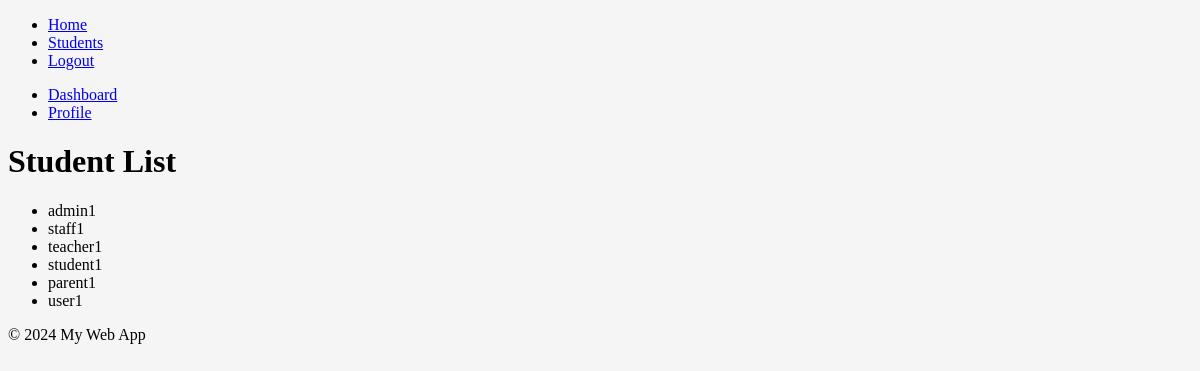
Page /core/list/ on the earlier database version.
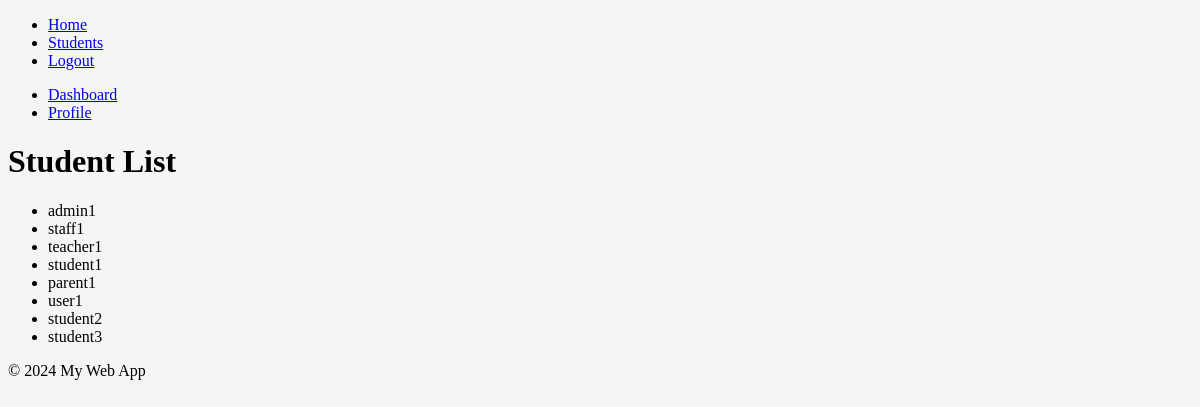
Same page on the later database version.
### users/models.py (models this page shows, shortened)
class CustomUser(AbstractUser):
    ROLE_CHOICES = [
        ('admin', 'Admin'),
        ('staff', 'Staff'),
        ('teacher', 'Teacher'),
        ('student', 'Student'),
        ('parent', 'Parent'),
    ]
    GENDER_CHOICES = [
        ('male', 'Male'),
        ('female', 'Female'),
        ('other', 'Other'),
    ]
    RELIGION_CHOICES = [
        ('islam', 'Islam'),
        ('christianity', 'Christianity'),
        ('hinduism', 'Hinduism'),
        ('buddhism', 'Buddhism'),
        ('none', 'None'),
        ('other', 'Other'),
    ]
    USERNAME_FIELD = 'username'
    role = models.CharField(max_length=10, choices=ROLE_CHOICES)
    nrc_no = models.CharField(max_length=50, blank=True, null=True)  # NRC/ID number
    gender = models.CharField(max_length=10, choices=GENDER_CHOICES, blank=True, null=True)
    religion = models.CharField(max_length=20, choices=RELIGION_CHOICES, blank=True, null=True)
    phone_number = models.CharField(max_length=15, blank=True, null=True)
    address = models.TextField(blank=True, null=True)  # Physical address
    email = models.EmailField(blank=True, null=True)  # Overriding or additional
    date_of_birth = models.DateField(blank=True, null=True)
    groups = models.ManyToManyField(
        Group,
        related_name='customuser_groups',  # Custom related_name to resolve the clash
        blank=True,
        help_text='The groups this user belongs to.',
        verbose_name='groups',
    )
    user_permissions = models.ManyToManyField(
        Permission,
        related_name='customuser_permissions',  # Custom related_name to resolve the clash
        blank=True,
        help_text='Specific permissions for this user.',
        verbose_name='user permissions',
    )

### core/views.py (the view)
# urls.py: path('list/', views.student_list, name='list'),
def student_list(request):
    students = CustomUser.objects.all()
    print("Number of students:", students.count())  # Add this line
    return render(request, 'core/student_list.html', {'students': students})

### core/templates/core/student_list.html (shortened to what this page needs)
{% extends 'core/layout.html' %}
{% block content %}
    <h1>Student List</h1>
    <ul>
        {% for student in students %}
            <li>{{ student.username }}</li>
        {% empty %}
            <li>No students found.</li>
        {% endfor %}
    </ul>
{% endblock %}

### core/templates/core/layout.html (shortened to what this page needs)
<!DOCTYPE html>
<html lang="en">
<head>
    {% load static %}
    <link rel="stylesheet" href="{% static 'css/styles.css' %}">
</head>
<body>
    <header>
        <nav>
            <ul>
                <li><a href="#">Home</a></li>
                <li><a href="#">Students</a></li>
                <li><a href="#">Logout</a></li>
            </ul>
        </nav>
    </header>
    <aside>
        <ul>
            <li><a href="#">Dashboard</a></li>
            <li><a href="#">Profile</a></li>
        </ul>
    </aside>
    <main>
        {% block content %}{% endblock %}
    </main>
    <footer>
        <p>&copy; 2024 My Web App</p>
    </footer>
</body>
</html>

### static/css/styles.css (style rules this page uses)
* { background-color: whitesmoke; }

Differences in the rows shown:
added CustomUser: username "student2"
added CustomUser: username "student3"
